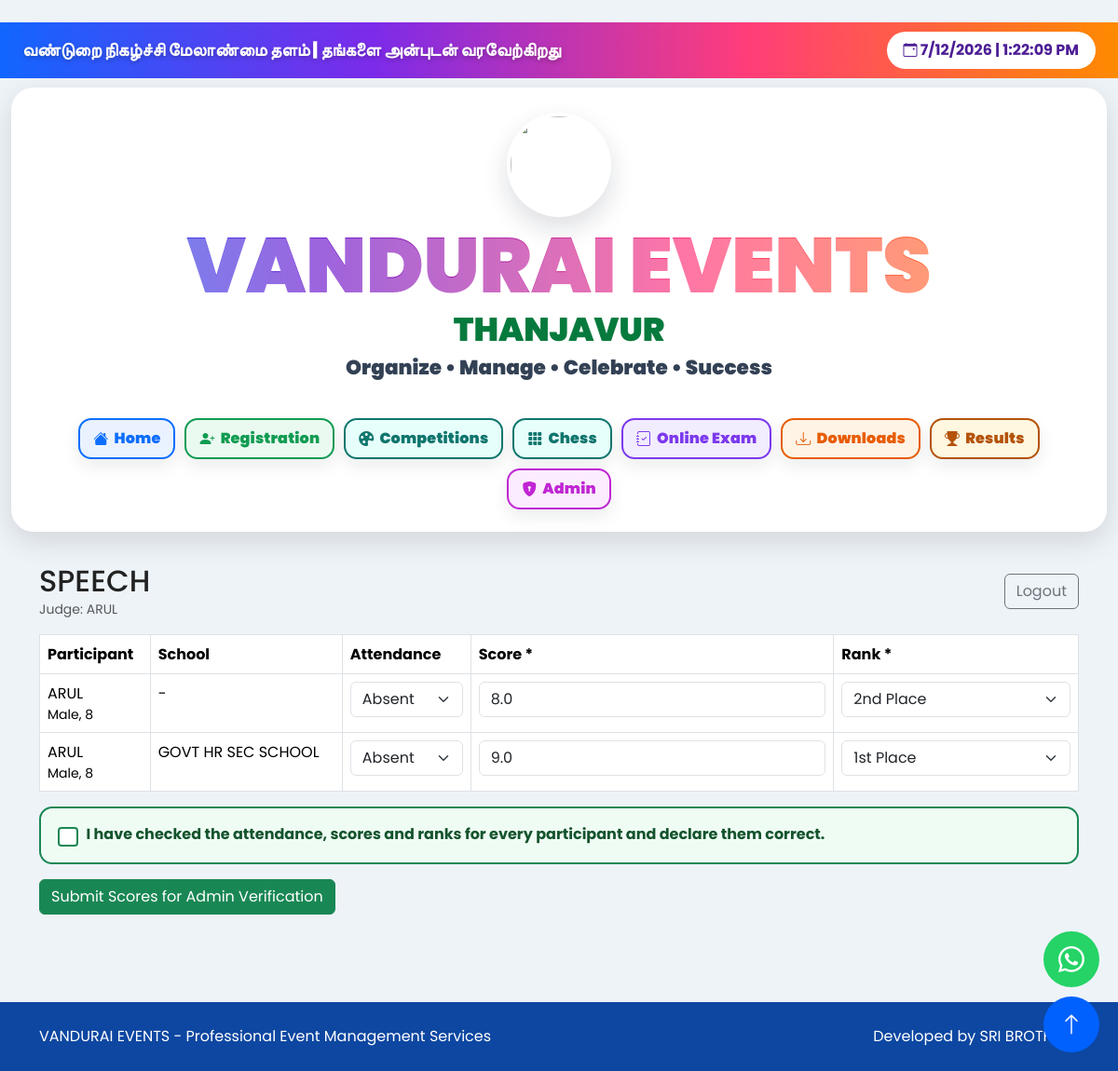
Page /judge/competition/1 (signed in) on the earlier database version.
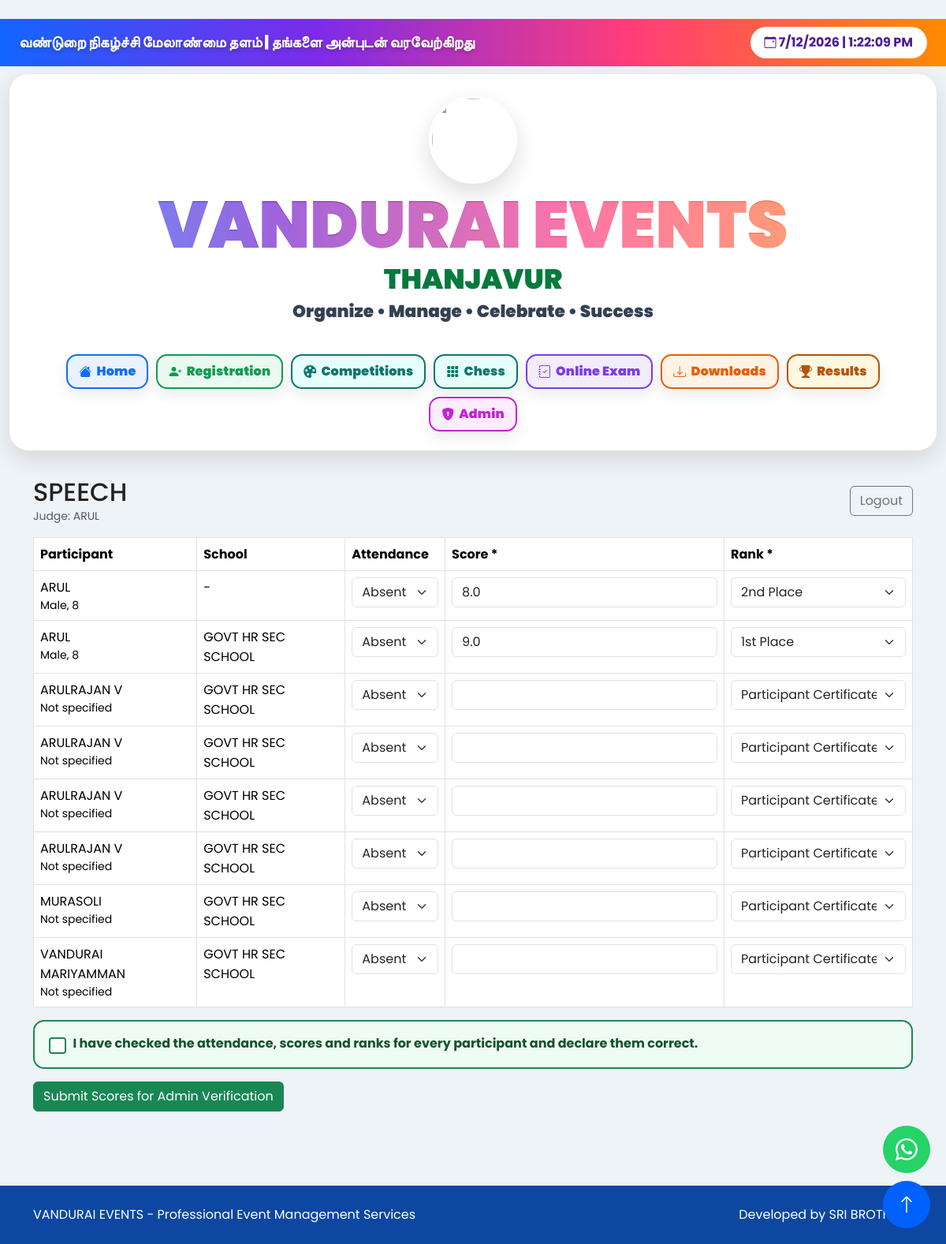
Same page on the later database version.
### models.py (models this page shows)
class CompetitionRegistration(db.Model):
    __tablename__ = "competition_registrations"
    __table_args__ = (db.UniqueConstraint("competition_id", "mobile", "participant_name", name="uq_competition_registration"),)
    id = db.Column(db.Integer, primary_key=True)
    competition_id = db.Column(db.Integer, db.ForeignKey("competitions.id"), nullable=False)
    registration_no = db.Column(db.String(32), unique=True, nullable=False)
    participant_name = db.Column(db.String(150), nullable=False)
    gender = db.Column(db.String(20), nullable=False, default="Not specified")
    age = db.Column(db.Integer)
    mobile = db.Column(db.String(20))
    school_name = db.Column(db.String(220))
    class_name = db.Column(db.String(60))
    is_present = db.Column(db.Boolean, default=False, nullable=False)
    score = db.Column(db.Float)
    rank = db.Column(db.String(40), default="Participant Certificate", nullable=False)
    judge_submitted_at = db.Column(db.DateTime)
    created_at = db.Column(db.DateTime, default=datetime.utcnow)
    competition = db.relationship("Competition", back_populates="registrations")

### routes.py (the view, shortened to what this page needs)
@routes.route("/judge/competition/<int:competition_id>", methods=["GET", "POST"])
def judge_competition(competition_id):
    judge = CompetitionJudge.query.get(session.get("competition_judge_id"))
    if not judge or not judge.is_active or judge.competition_id != competition_id:
        return redirect(url_for("routes.judge_login"))
    competition = Competition.query.get_or_404(competition_id)
    registrations = CompetitionRegistration.query.filter_by(competition_id=competition.id).order_by(CompetitionRegistration.participant_name).all()
    error = ""
    return render_template("judge_competition.html", judge=judge, competition=competition, registrations=registrations, ranks=RANK_OPTIONS, error=error)

### templates/judge_competition.html (shortened to what this page needs)
{% extends "base.html" %}
{% block content %}<main class="container py-4"><style>.judge-declaration{border:2px solid #198754;background:#effcf4;border-radius:14px;padding:16px 18px}.judge-declaration .form-check-input{width:1.35rem;height:1.35rem;border:2px solid #198754}.judge-declaration .form-check-input:checked{background-color:#198754}.judge-declaration label{font-weight:700;color:#14532d;padding-left:.4rem}</style><div class="d-flex justify-content-between align-items-center mb-3"><div><h2 class="mb-0">{{ competition.name }}</h2><small class="text-muted">Judge: {{ judge.name }}</small></div><a href="{{ url_for('routes.judge_logout') }}" class="btn btn-outline-secondary">Logout</a></div>{% if request.args.get('saved') %}<div class="alert alert-success">Scores and ranks submitted for admin verification.</div>{% endif %}{% if error %}<div class="alert alert-danger">{{ error }}</div>{% endif %}<form method="post" onsubmit="return confirm('Have you checked every participant score and rank? This will be sent for admin verification.');"><div class="table-responsive"><table class="table table-bordered bg-white"><thead><tr><th>Participant</th><th>School</th><th>Attendance</th><th>Score *</th><th>Rank *</th></tr></thead><tbody>{% for item in registrations %}<tr><td>{{ item.participant_name }}<br><small>{{ item.gender }}{% if item.class_name %}, {{ item.class_name }}{% endif %}</small></td><td>{{ item.school_name or '-' }}</td><td><select name="attendance_{{ item.id }}" class="form-select"><option value="present" {% if item.is_present %}selected{% endif %}>Present</option><option value="absent" {% if not item.is_present %}selected{% endif %}>Absent</option></select></td><td><input name="score_{{ item.id }}" type="number" step="0.01" min="0" class="form-control" required value="{{ item.score if item.score is not none else '' }}"></td><td><select name="rank_{{ item.id }}" class="form-select">{% for rank in ranks %}<option {% if item.rank == rank %}selected{% endif %}>{{ rank }}</option>{% endfor %}</select></td></tr>{% else %}<tr><td colspan="5" class="text-center">No registrations yet.</td></tr>{% endfor %}</tbody></table></div><div class="judge-declaration mb-3"><div class="form-check"><input class="form-check-input" type="checkbox" name="declaration" id="declaration" required><label class="form-check-label" for="declaration">I have checked the attendance, scores and ranks for every participant and declare them correct.</label></div></div><button class="btn btn-success">Submit Scores for Admin Verification</button></form></main>{% endblock %}

Differences in the rows shown:
added CompetitionRegistration: participant_name "ARULRAJAN V", gender "Not specified", school_name "GOVT HR SEC SCHOOL", is_present+id "Absent", rank+id "Participant Certificate"
added CompetitionRegistration: participant_name "ARULRAJAN V", gender "Not specified", school_name "GOVT HR SEC SCHOOL", is_present+id "Absent", rank+id "Participant Certificate"
added CompetitionRegistration: participant_name "ARULRAJAN V", gender "Not specified", school_name "GOVT HR SEC SCHOOL", is_present+id "Absent", rank+id "Participant Certificate"
added CompetitionRegistration: participant_name "ARULRAJAN V", gender "Not specified", school_name "GOVT HR SEC SCHOOL", is_present+id "Absent", rank+id "Participant Certificate"
added CompetitionRegistration: participant_name "MURASOLI", gender "Not specified", school_name "GOVT HR SEC SCHOOL", is_present+id "Absent", rank+id "Participant Certificate"
added CompetitionRegistration: participant_name "VANDURAI MARIYAMMAN", gender "Not specified", school_name "GOVT HR SEC SCHOOL", is_present+id "Absent", rank+id "Participant Certificate"
